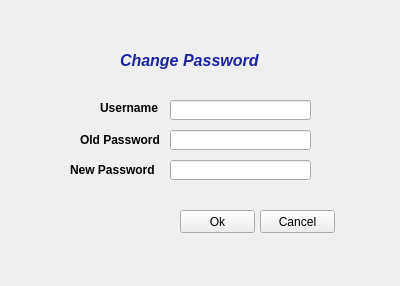
<?xml version="1.0" encoding="UTF-8"?>
<ui version="4.0">
 <class>ChangePassword</class>
 <widget class="QWidget" name="ChangePassword">
  <property name="geometry">
   <rect>
    <x>0</x>
    <y>0</y>
    <width>400</width>
    <height>286</height>
   </rect>
  </property>
  <property name="windowTitle">
   <string>Change Password</string>
  </property>
  <widget class="QLabel" name="label_4">
   <property name="geometry">
    <rect>
     <x>120</x>
     <y>50</y>
     <width>151</width>
     <height>21</height>
    </rect>
   </property>
   <property name="font">
    <font>
     <pointsize>12</pointsize>
     <weight>75</weight>
     <italic>true</italic>
     <bold>true</bold>
    </font>
   </property>
   <property name="text">
    <string>&lt;html&gt;&lt;head/&gt;&lt;body&gt;&lt;p&gt;&lt;span style=&quot; color:#1a23a2;&quot;&gt;Change Password&lt;/span&gt;&lt;/p&gt;&lt;/body&gt;&lt;/html&gt;</string>
   </property>
  </widget>
  <widget class="QLabel" name="label">
   <property name="geometry">
    <rect>
     <x>100</x>
     <y>100</y>
     <width>61</width>
     <height>16</height>
    </rect>
   </property>
   <property name="font">
    <font>
     <pointsize>9</pointsize>
     <weight>75</weight>
     <bold>true</bold>
    </font>
   </property>
   <property name="text">
    <string>Username</string>
   </property>
  </widget>
  <widget class="QLabel" name="label_3">
   <property name="geometry">
    <rect>
     <x>70</x>
     <y>160</y>
     <width>91</width>
     <height>20</height>
    </rect>
   </property>
   <property name="font">
    <font>
     <pointsize>9</pointsize>
     <weight>75</weight>
     <bold>true</bold>
    </font>
   </property>
   <property name="text">
    <string>New Password</string>
   </property>
  </widget>
  <widget class="QLineEdit" name="username_textField">
   <property name="geometry">
    <rect>
     <x>170</x>
     <y>100</y>
     <width>141</width>
     <height>20</height>
    </rect>
   </property>
  </widget>
  <widget class="QLabel" name="label_2">
   <property name="geometry">
    <rect>
     <x>80</x>
     <y>130</y>
     <width>91</width>
     <height>20</height>
    </rect>
   </property>
   <property name="font">
    <font>
     <pointsize>9</pointsize>
     <weight>75</weight>
     <bold>true</bold>
    </font>
   </property>
   <property name="text">
    <string>Old Password</string>
   </property>
  </widget>
  <widget class="QLineEdit" name="newPassword_Field">
   <property name="geometry">
    <rect>
     <x>170</x>
     <y>160</y>
     <width>141</width>
     <height>20</height>
    </rect>
   </property>
   <property name="echoMode">
    <enum>QLineEdit::Password</enum>
   </property>
  </widget>
  <widget class="QLineEdit" name="oldPassword_Field">
   <property name="geometry">
    <rect>
     <x>170</x>
     <y>130</y>
     <width>141</width>
     <height>20</height>
    </rect>
   </property>
   <property name="echoMode">
    <enum>QLineEdit::Password</enum>
   </property>
  </widget>
  <widget class="QPushButton" name="pushButton">
   <property name="geometry">
    <rect>
     <x>180</x>
     <y>210</y>
     <width>75</width>
     <height>23</height>
    </rect>
   </property>
   <property name="text">
    <string>Ok</string>
   </property>
  </widget>
  <widget class="QPushButton" name="pushButton_2">
   <property name="geometry">
    <rect>
     <x>260</x>
     <y>210</y>
     <width>75</width>
     <height>23</height>
    </rect>
   </property>
   <property name="text">
    <string>Cancel</string>
   </property>
  </widget>
 </widget>
 <resources/>
 <connections/>
</ui>
